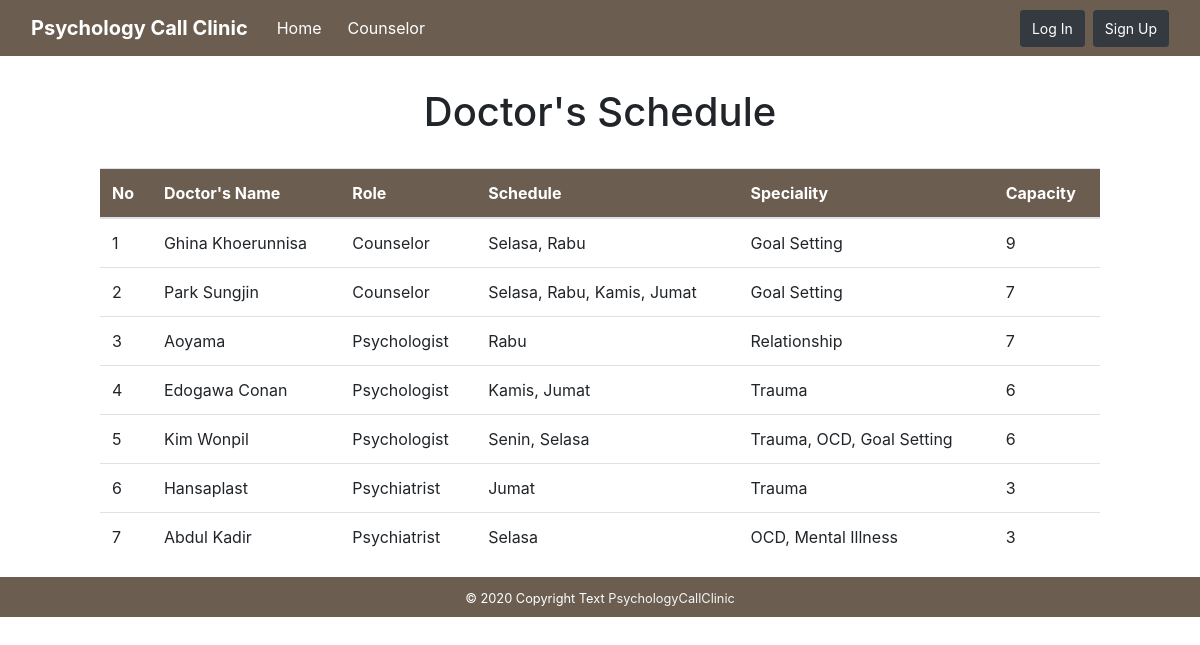
The page /psychologycallClinic/index.php/welcome/konselor on the database its author committed.
### tables this page shows
CREATE TABLE `konselor` (
  `id_konselor` int(100) NOT NULL,
  `fullname` varchar(100) NOT NULL,
  `username` varchar(100) NOT NULL,
  `password` varchar(300) NOT NULL,
  `email` varchar(100) NOT NULL,
  `role` enum('Counselor','Psychologist','Psychiatrist') NOT NULL,
  `schedule` varchar(300) NOT NULL,
  `speciality` varchar(300) NOT NULL,
  `capacity` int(20) NOT NULL,
  `id_level` int(11) NOT NULL
);

### psychologycallClinic/application/controllers/Welcome.php (called while the page is built, shortened)
<?php
class Welcome extends CI_Controller
{
	function __construct()
    {
        $this->load->model('Konselor_model');
    }
	public function konselor()
	{
		$data['title'] = 'Our Counselor Page';
		$data['konselor'] = $this->Konselor_model->get_konselor();
		$this->load->view('template/headerDefault', $data);
		$this->load->view('default/konselor', $data);
		$this->load->view('template/footer');
	}
}

### psychologycallClinic/index.php (called while the page is built, shortened)
<?php
require_once BASEPATH.'core/CodeIgniter.php';

### psychologycallClinic/application/models/Konselor_model.php (called while the page is built, shortened)
<?php
class Konselor_model extends CI_model
{
    public function get_konselor()
    {
        $this->db->select('*');
        $this->db->from('konselor');
        $this->db->order_by('role');
        $query = $this->db->get();
        return $query->result_array();
    }
}

### psychologycallClinic/application/views/default/konselor.php (the view, shortened to what this page needs)
<!DOCTYPE html>
<html lang="en">
<head>
    <link rel="stylesheet" href="https://stackpath.bootstrapcdn.com/bootstrap/4.3.1/css/bootstrap.min.css">
</head>
<body>
    <center>
      <br>
      <br>
        <h1>Doctor's Schedule</h1>
        <br>
        <table class="table table-hover" style="width: 1000px;">
            <thead style="background-color: #6b5e51; color:white;">
                <th scope="col">No</th>
                <th scope="col">Doctor's Name</th>
                <th scope="col">Role</th>
                <th scope="col">Schedule</th>
                <th scope="col">Speciality</th>
                <th scope="col">Capacity</th>
            </thead>
            <tbody>
              <tr>
                <?php
                  $i = 1;
                  foreach ($konselor as $k): ?>
                <td><?= $i++ ?></td>
                <td><?= $k['fullname'] ?></td>
                <td><?= $k['role'] ?></td>
                <td><?= $k['schedule'] ?></td>
                <td><?= $k['speciality'] ?></td>
                <td><?= $k['capacity'] ?></td>
              </tr>
              <tr>
                <?php endforeach; ?>
            </tbody>
          </table>
    </center>
</body>
</html>

### psychologycallClinic/application/views/default/konselor.php (style rules this page uses)
html,body { padding-top: 20px; width: 100%; }

### rows shown on the page
konselor: fullname "Ghina Khoerunnisa", role "Counselor", schedule "Selasa, Rabu", speciality "Goal Setting", capacity "9"
konselor: fullname "Park Sungjin", role "Counselor", schedule "Selasa, Rabu, Kamis, Jumat", speciality "Goal Setting", capacity "7"
konselor: fullname "Aoyama", role "Psychologist", schedule "Rabu", speciality "Relationship", capacity "7"
konselor: fullname "Edogawa Conan", role "Psychologist", schedule "Kamis, Jumat", speciality "Trauma", capacity "6"
konselor: fullname "Kim Wonpil", role "Psychologist", schedule "Senin, Selasa", speciality "Trauma, OCD, Goal Setting", capacity "6"
konselor: fullname "Hansaplast", role "Psychiatrist", schedule "Jumat", speciality "Trauma", capacity "3"
konselor: fullname "Abdul Kadir", role "Psychiatrist", schedule "Selasa", speciality "OCD, Mental Illness", capacity "3"
